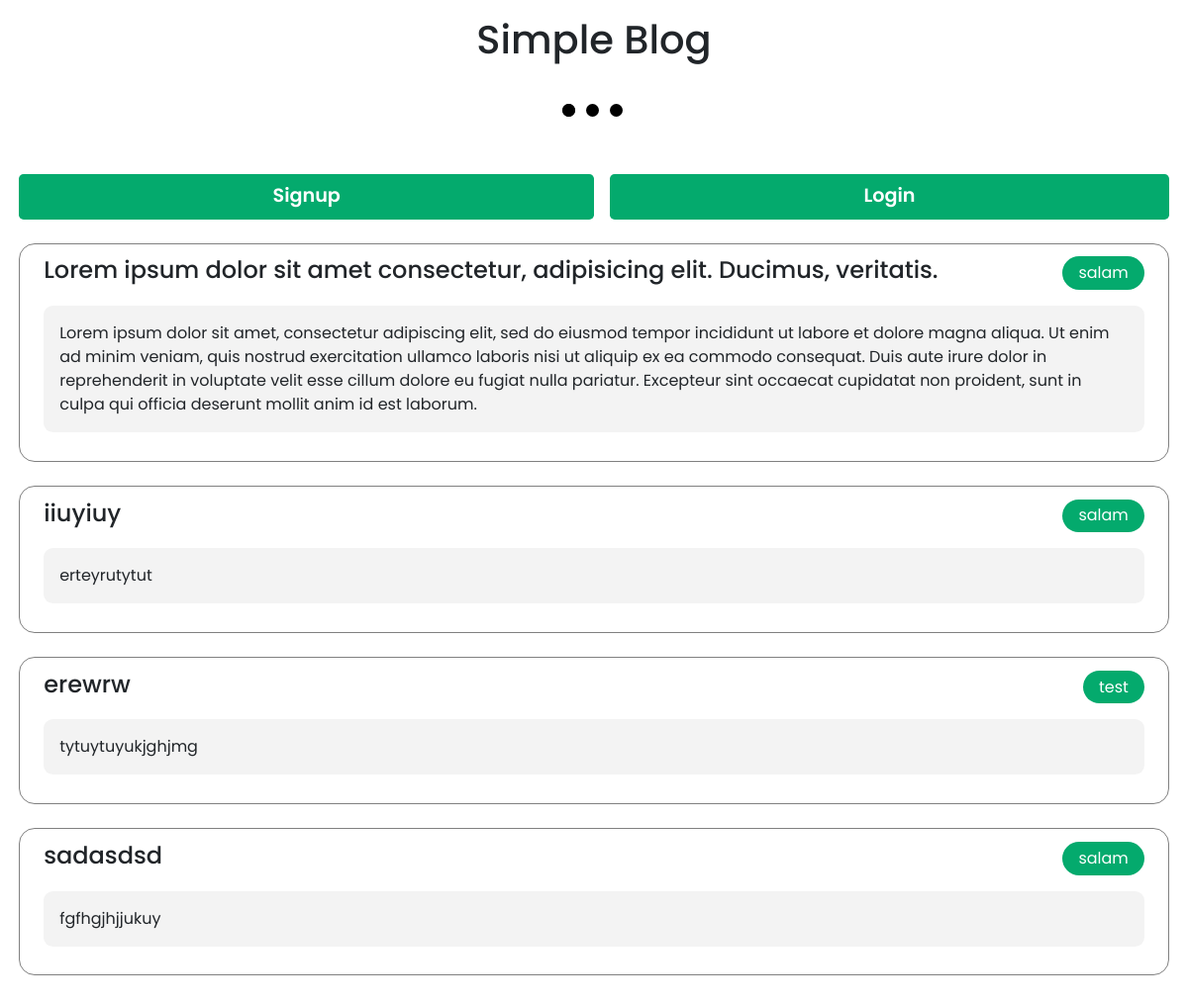
The page / on the database its author committed.
### app.py (models this page shows, shortened)
class Post(db.Model):
    id = db.Column(db.Integer, primary_key=True)
    title = db.Column(db.String(20), nullable = False)
    content = db.Column(db.String(20), nullable = False)
    User_id = db.Column(db.Integer, db.ForeignKey('user.id'), nullable = False)

class User(db.Model,UserMixin):
    id = db.Column(db.Integer, primary_key=True)
    username = db.Column(db.String(30), unique=True, nullable=False)
    email = db.Column(db.String(50), unique=True, nullable=False)
    password = db.Column(db.String(50), nullable=False)
    posts = db.relationship('Post', backref = 'author', lazy = True)

### app.py (the view)
@app.route("/", methods=["GET", "POST"])
def mainpage():
    posts = db.session.query(Post).order_by(desc(Post.id))
    return render_template("mainpage.html", posts=posts)

### templates/mainpage.html (shortened to what this page needs)
<!DOCTYPE html>
<html>
  <link
    href="https://cdn.jsdelivr.net/npm/bootstrap@5.3.0/dist/css/bootstrap.min.css"
    rel="stylesheet"
  />
  <link
    rel="stylesheet"
    href="https://necolas.github.io/normalize.css/8.0.1/normalize.css"
  />
  <head>
  </head>
  <body>
    <div class="header">
      <h1>Simple Blog</h1>
      <div class="lds-ellipsis" id="loading" style="display: none">
        <div></div>
        <div></div>
        <div></div>
      </div>
    </div>
    <div class="btns">
      {% if current_user.is_authenticated %}
      <form action="/createpost" class="submit" method="get">
        <input name="createpost" type="submit" value="createpost" />
      </form>
      <form action="/logout" class="submit" method="get">
        <input name="logout" type="submit" value="logout" />
      </form>
      {% else %}
      <form action="/signup" class="submit" method="get">
        <input name="signup" type="submit" value="signup" />
      </form>
      <form action="/login" class="submit" method="get">
        <input name="login" type="submit" value="login" />
      </form>
      {% endif %}
    </div>
    <div class="crds">
      {% for post in posts %}
      <div class="crd">
        <div class="crd-header">
          <h4>{{post.title}}</h4>
          <p class="crd-author">{{post.author.username}}</p>
        </div>
        <p>{{post.content}}</p>
      </div>
      {%endfor%}
    </div>
  </body>
</html>

### templates/mainpage.html (style rules this page uses)
*, *::before, *::after { font-family: "Poppins", sans-serif !important; }
body { padding: 1rem 1.2rem; }
.header { text-align: center; font-weight: 500; }
input { outline: none; border: none; background-color: #04aa6d; color: white; border-radius: 0.3rem; width: 100%; display: block; padding: 0.44em 1rem; font-size: 1.2rem; text-transform: capitalize; font-weight: 600; cursor: pointer; }
.btns { display: flex; width: 100%; gap: 1rem; margin: 1.5rem 0; }
form { flex-grow: 1; }
.crd { border: 1px solid gray; border-radius: 1rem; padding: 0.8rem 1.5rem; }
.crd-author { background-color: #04aa6d; border-radius: 999px; color: white; padding: 0.3rem 1rem; text-align: center; width: fit-content; }
.crd-header { display: flex; justify-content: space-between; }
.crds > * + * { margin: 1.5rem 0; }
.crd h4 { font-size: 1.1.rem; font-weight: 500; margin-bottom: 0.6rem; flex-grow: 1; }
.crd > p { background-color: #f3f3f3; padding: 1rem; border-radius: 0.6rem; }
.lds-ellipsis { display: inline-block; position: relative; width: 80px; height: 80px; margin: auto; }
.lds-ellipsis div { position: absolute; top: 33px; width: 13px; height: 13px; border-radius: 50%; background: black; animation-timing-function: cubic-bezier(0, 1, 1, 0); }
.lds-ellipsis div:nth-child(2) { left: 8px; animation: lds-ellipsis2 0.6s infinite; }
.lds-ellipsis div:nth-child(3) { left: 32px; animation: lds-ellipsis2 0.6s infinite; }
.lds-ellipsis div:nth-child(4) { left: 56px; animation: lds-ellipsis3 0.6s infinite; }

### rows shown on the page
Post: title "Lorem ipsum dolor sit amet consectetur, adipisicing elit. Ducimus, veritatis.", author.username "salam", content "Lorem ipsum dolor sit amet, consectetur adipiscing elit, sed do eiusmod tempor incididunt ut labore et dolore magna aliqua. Ut enim ad minim veniam, quis nostrud exercitation ullamco laboris nisi ut aliquip ex ea commodo consequat. Duis aute irure dolor in reprehenderit in voluptate velit esse cillum dolore eu fugiat nulla pariatur. Excepteur sint occaecat cupidatat non proident, sunt in culpa qui officia deserunt mollit anim id est laborum."
Post: title "iiuyiuy", author.username "salam", content "erteyrutytut"
Post: title "erewrw", author.username "test", content "tytuytuyukjghjmg"
Post: title "sadasdsd", author.username "salam", content "fgfhgjhjjukuy"
